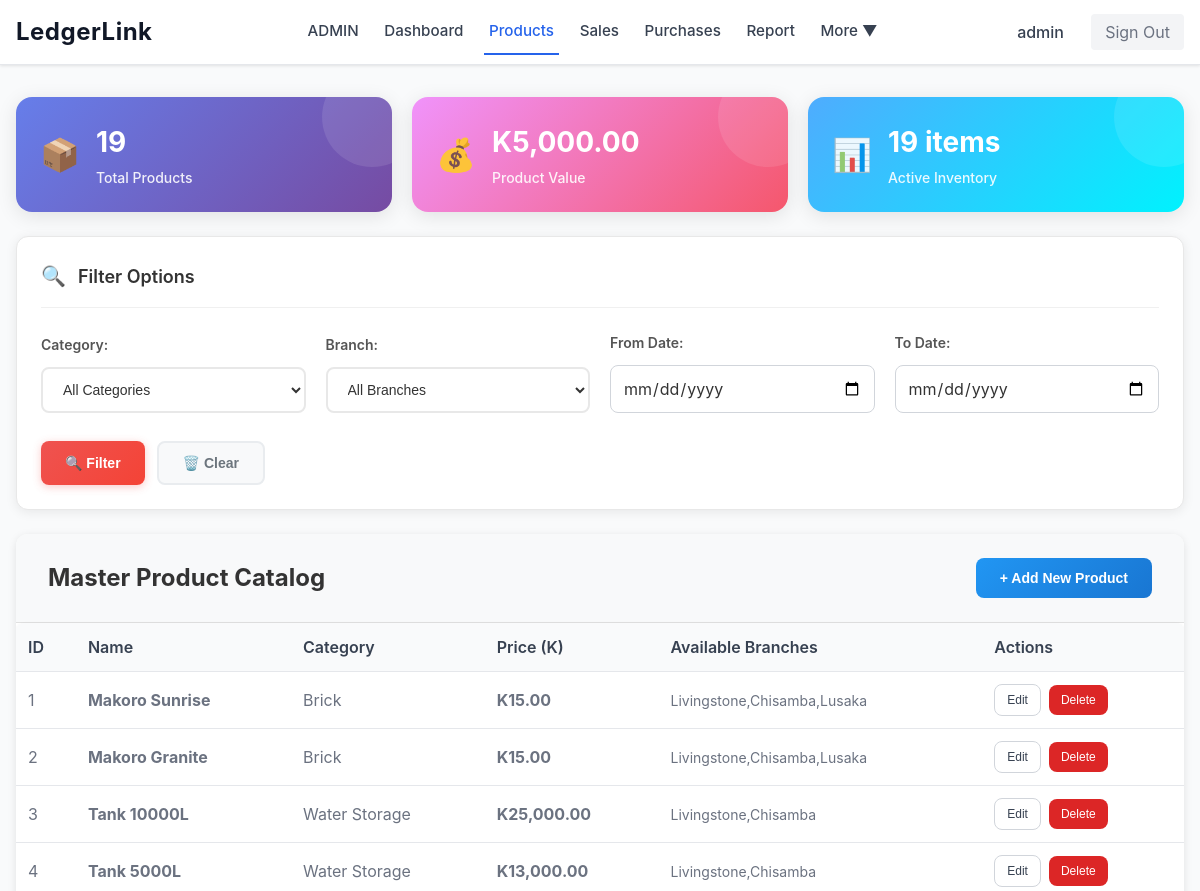
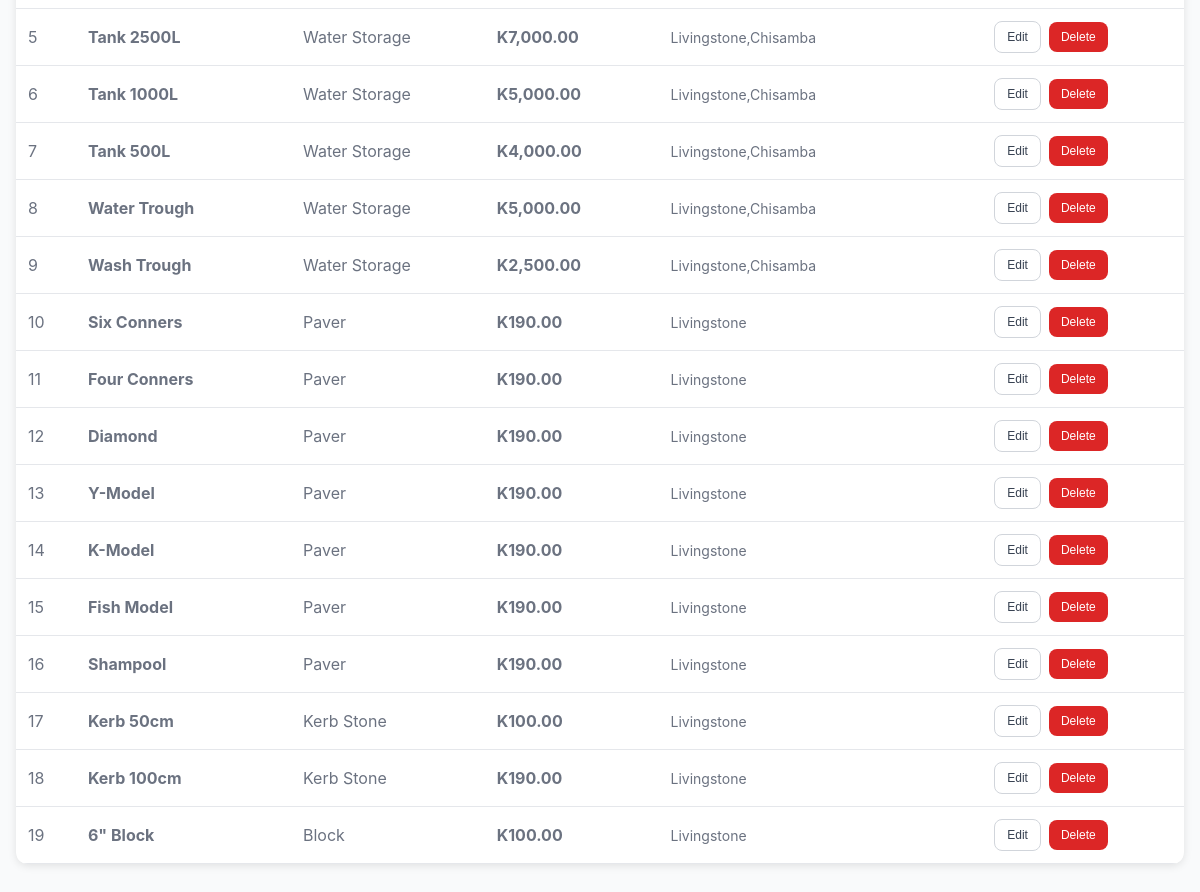
The app's page /products/list.php (signed in) with its own data (2 pictures, top to bottom).
### tables this page shows
CREATE TABLE IF NOT EXISTS products (
    id INT AUTO_INCREMENT PRIMARY KEY,
    name VARCHAR(100) NOT NULL,
    category VARCHAR(50) NOT NULL,
    price DECIMAL(10,2) NOT NULL,
    branches TEXT NOT NULL,
    created_at TIMESTAMP DEFAULT CURRENT_TIMESTAMP
);

### products/list.php (the view, shortened to what this page needs)
<?php
$conn = getDbConnection();
$result = $conn->query('SELECT id, name, category, price, branches FROM products ORDER BY id ASC');
$currentPage = 'products';
?>
<?php include '../includes/header.php'; ?>
<div class="stats-grid">
    <?php
    $conn_stats = getDbConnection();
    $total_products = $conn_stats->query("SELECT COUNT(*) as count FROM products")->fetch_assoc()['count'];
    $categories = $conn_stats->query("SELECT COUNT(DISTINCT category) as count FROM products")->fetch_assoc()['count'];
    $active_products = $total_products;
    ?>
    <div class="stat-card purple">
        <div class="stat-icon">📦</div>
        <div class="stat-content">
            <div class="stat-number"><?php echo $total_products; ?></div>
            <div class="stat-label">Total Products</div>
        </div>
    </div>
    <div class="stat-card pink">
        <div class="stat-icon">💰</div>
        <div class="stat-content">
            <div class="stat-number">K<?php echo number_format($categories * 1000, 2); ?></div>
            <div class="stat-label">Product Value</div>
        </div>
    </div>
    <div class="stat-card blue">
        <div class="stat-icon">📊</div>
        <div class="stat-content">
            <div class="stat-number"><?php echo $active_products; ?> items</div>
            <div class="stat-label">Active Inventory</div>
        </div>
    </div>
</div>
<div class="filter-options-card">
    <div class="filter-header">
        <span class="filter-icon">🔍</span>
        <h3 class="filter-title">Filter Options</h3>
    </div>
    <div class="filter-content">
        <div class="filter-row">
            <div class="filter-group">
                <label class="filter-label">Category:</label>
                <select class="filter-select" id="categoryFilter">
                    <option value="">All Categories</option>
                </select>
            </div>
            <div class="filter-group">
                <label class="filter-label">Branch:</label>
                <select class="filter-select" id="branchFilter">
                    <option value="">All Branches</option>
                </select>
            </div>
            <div class="filter-group">
                <label class="filter-label">From Date:</label>
                <input type="date" class="filter-date" id="fromDate" placeholder="dd/mm/yyyy">
            </div>
            <div class="filter-group">
                <label class="filter-label">To Date:</label>
                <input type="date" class="filter-date" id="toDate" placeholder="dd/mm/yyyy">
            </div>
        </div>
        <div class="filter-actions">
            <button class="filter-btn" onclick="applyFilters()">🔍 Filter</button>
            <button class="clear-btn" onclick="clearFilters()">🗑️ Clear</button>
        </div>
    </div>
</div>
<div class="products-container">
    <div class="products-header">
        <h2 class="products-title">Master Product Catalog</h2>
        <button class="add-product-btn" onclick="showAddProductModal()">
            + Add New Product
        </button>
    </div>
<div class="table-container">
    <table class="table">
        <thead>
            <tr>
                <th>ID</th>
                <th>Name</th>
                <th>Category</th>
                <th>Price (K)</th>
                <th>Available Branches</th>
                <th>Actions</th>
            </tr>
        </thead>
        <tbody>
            <?php while ($row = $result->fetch_assoc()): ?>
                <tr>
                    <td><?php echo $row['id']; ?></td>
                    <td class="font-bold"><?php echo htmlspecialchars($row['name']); ?></td>
                    <td><?php echo htmlspecialchars($row['category']); ?></td>
                    <td class="text-green font-bold">K<?php echo number_format($row['price'], 2); ?></td>
                    <td class="text-sm"><?php echo htmlspecialchars($row['branches']); ?></td>
                    <td>
                        <div class="action-buttons">
                            <?php
                            $editData = [
                                "type" => "Product",
                                "url" => "edit_handler.php",
                                "id" => $row['id'],
                                "fields" => [
                                    [
                                        "name" => "name",
                                        "label" => "Product Name",
                                        "type" => "text",
                                        "required" => true,
                                        "value" => $row['name']
                                    ],
                                    [
                                        "name" => "category",
                                        "label" => "Category",
                                        "type" => "select",
                                        "required" => true,
                                        "value" => $row['category'],
                                        "options" => [
                                            ["value" => "Brick", "text" => "Brick"],
                                            ["value" => "Water Storage", "text" => "Water Storage"],
                                            ["value" => "Paver", "text" => "Paver"],
                                            ["value" => "Kerb Stone", "text" => "Kerb Stone"],
                                            ["value" => "Block", "text" => "Block"]
                                        ]
                                    ],
                                    [
                                        "name" => "price",
                                        "label" => "Price (K)",
                                        "type" => "number",
                                        "step" => "0.01",
                                        "required" => true,
                                        "value" => $row['price']
                                    ],
                                    [
                                        "name" => "branches",
                                        "label" => "Available Branches",
                                        "type" => "text",
                                        "required" => true,
                                        "value" => $row['branches']
                                    ]
                                ]
                            ];
                            $deleteData = [
                                "type" => "Product",
                                "name" => $row['name'],
                                "url" => "delete_handler.php",
                                "id" => $row['id']
                            ];
                            ?>
                            <button class="btn btn-outline btn-sm" data-modal-edit='<?php echo json_encode($editData, JSON_HEX_APOS | JSON_HEX_QUOT); ?>'>Edit</button>
                            <button class="btn btn-danger btn-sm" data-modal-delete='<?php echo json_encode($deleteData, JSON_HEX_APOS | JSON_HEX_QUOT); ?>'>Delete</button>
                        </div>
                    </td>
                </tr>
            <?php endwhile; ?>
        </tbody>
    </table>
</div>
<?php include '../includes/footer.php'; ?>

### includes/header.php (shortened to what this page needs)
<!DOCTYPE html>
<html lang="en">
<head>
</head>
<body>
    <nav class="nav">
    <div class="nav-container">
        <a href="../public/dashboard.php" class="nav-brand">LedgerLink</a>
        <div class="nav-links">
            <a href="../users/list.php" class="nav-link <?php echo ($currentPage ?? '') == 'admin' ? 'active' : ''; ?>">ADMIN</a>
            <a href="../public/dashboard.php" class="nav-link <?php echo ($currentPage ?? '') == 'dashboard' ? 'active' : ''; ?>">Dashboard</a>
            <a href="../products/list.php" class="nav-link <?php echo ($currentPage ?? '') == 'products' ? 'active' : ''; ?>">Products</a>
            <a href="../sales/list.php" class="nav-link <?php echo ($currentPage ?? '') == 'sales' ? 'active' : ''; ?>">Sales</a>
            <a href="../purchases/list.php" class="nav-link <?php echo ($currentPage ?? '') == 'purchases' ? 'active' : ''; ?>">Purchases</a>
            <a href="../reports/daily.php" class="nav-link <?php echo ($currentPage ?? '') == 'reports' ? 'active' : ''; ?>">Report</a>
            <div class="dropdown">
                <a href="#" class="nav-link dropdown-toggle" onclick="toggleDropdown(event)">More ▼</a>
            </div>
        </div>
        <div class="nav-right">
            <?php if (isset($_SESSION['username'])): ?>
                <span class="nav-user"><?php echo htmlspecialchars($_SESSION['username']); ?></span>
                <a href="../public/logout.php" class="nav-logout">Sign Out</a>
            <?php endif; ?>
        </div>
    </div>
</nav>
    <div class="main-container">

### includes/footer.php
    </div>
</body>
</html>

### includes/header.php (style rules this page uses)
* { margin: 0; padding: 0; box-sizing: border-box; }
body { font-family: -apple-system, BlinkMacSystemFont, 'Segoe UI', Roboto, sans-serif; background-color: #f9fafb; min-height: 100vh; line-height: 1.5; }
.nav { background: white; box-shadow: 0 1px 3px rgba(0,0,0,0.1); border-bottom: 1px solid #e5e7eb; }
.nav-container { max-width: 1200px; margin: 0 auto; padding: 0 1rem; display: flex; align-items: center; height: 64px; position: relative; justify-content: space-between; }
.nav-links { display: flex; align-items: center; gap: 1rem; flex: 1; justify-content: center; min-width: 0; z-index: 1; }
.nav-brand { position: static; left: unset; transform: none; font-size: 1.5rem; font-weight: 700; color: #111827; text-decoration: none; letter-spacing: 0.5px; white-space: nowrap; z-index: 2; margin-right: 2rem; pointer-events: auto; }
.nav-right { display: flex; align-items: center; gap: 1.2rem; margin-left: auto; white-space: nowrap; z-index: 2; }
.nav-link { text-decoration: none; color: #374151; font-size: 0.95rem; font-weight: 500; padding: 0.7rem 0.3rem 0.6rem 0.3rem; border-bottom: 2px solid transparent; transition: color 0.2s, border-bottom 0.2s; background: none; white-space: nowrap; }
.nav-link.active { color: #2563eb; border-bottom: 2.5px solid #2563eb; background: none; }
.dropdown { position: relative; display: inline-flex; align-items: center; }
.dropdown-toggle { position: relative; padding-right: 1.2em; }
.dropdown-toggle::after { content: ''; font-size: 0.7em; margin-left: 0.3em; position: static; vertical-align: middle; }
.nav-user { font-size: 1rem; color: #374151; font-weight: 500; padding-right: 0.5rem; white-space: nowrap; }
.nav-logout { text-decoration: none; font-size: 1rem; color: #6b7280; background: #f3f4f6; border-radius: 4px; padding: 6px 14px; transition: background 0.2s, color 0.2s; white-space: nowrap; }
.main-container { max-width: 1200px; margin: 0 auto; padding: 2rem 1rem; }
.table-container { background: white; border-radius: 0.5rem; box-shadow: 0 1px 3px rgba(0,0,0,0.1); overflow: hidden; }
.table { width: 100%; border-collapse: collapse; }
.table th { background: #f9fafb; padding: 0.75rem; text-align: left; font-weight: 600; color: #374151; border-bottom: 1px solid #e5e7eb; }
.table td { padding: 0.75rem; border-bottom: 1px solid #e5e7eb; color: #6b7280; }
label { display: block; font-size: 0.875rem; font-weight: 500; color: #374151; margin-bottom: 0.5rem; }
input[type="text"], input[type="email"], input[type="password"], input[type="number"], input[type="date"], select, textarea { width: 100%; padding: 0.75rem; border: 1px solid #d1d5db; border-radius: 0.5rem; font-size: 1rem; transition: border-color 0.2s, box-shadow 0.2s; }
.btn { display: inline-block; padding: 0.75rem 1rem; border-radius: 0.5rem; font-size: 0.875rem; font-weight: 500; text-decoration: none; text-align: center; border: none; cursor: pointer; transition: all 0.2s; }
.btn-danger { background: #dc2626; color: white; }
.btn-outline { background: white; color: #374151; border: 1px solid #d1d5db; }
.btn-sm { padding: 0.5rem 0.75rem; font-size: 0.75rem; }
.action-buttons { display: flex; gap: 0.5rem; align-items: center; }
.action-buttons .btn { padding: 0.5rem 0.75rem; font-size: 0.75rem; }
.font-bold { font-weight: 700; }
.text-sm { font-size: 0.875rem; }
.text-green { color: #059669; }

### records on screen
products: id "1", name "Makoro Sunrise", category "Brick", price "15.00", branches "Livingstone,Chisamba,Lusaka"
products: id "2", name "Makoro Granite", category "Brick", price "15.00", branches "Livingstone,Chisamba,Lusaka"
products: id "3", name "Tank 10000L", category "Water Storage", price "25,000.00", branches "Livingstone,Chisamba"
products: id "4", name "Tank 5000L", category "Water Storage", price "13,000.00", branches "Livingstone,Chisamba"
products: id "5", name "Tank 2500L", category "Water Storage", price "7,000.00", branches "Livingstone,Chisamba"
products: id "6", name "Tank 1000L", category "Water Storage", price "5,000.00", branches "Livingstone,Chisamba"
products: id "7", name "Tank 500L", category "Water Storage", price "4,000.00", branches "Livingstone,Chisamba"
products: id "8", name "Water Trough", category "Water Storage", price "5,000.00", branches "Livingstone,Chisamba"
products: id "9", name "Wash Trough", category "Water Storage", price "2,500.00", branches "Livingstone,Chisamba"
products: id "10", name "Six Conners", category "Paver", price "190.00", branches "Livingstone"
products: id "11", name "Four Conners", category "Paver", price "190.00", branches "Livingstone"
products: id "12", name "Diamond", category "Paver", price "190.00", branches "Livingstone"
products: id "13", name "Y-Model", category "Paver", price "190.00", branches "Livingstone"
products: id "14", name "K-Model", category "Paver", price "190.00", branches "Livingstone"
products: id "15", name "Fish Model", category "Paver", price "190.00", branches "Livingstone"
products: id "16", name "Shampool", category "Paver", price "190.00", branches "Livingstone"
products: id "17", name "Kerb 50cm", category "Kerb Stone", price "100.00", branches "Livingstone"
products: id "18", name "Kerb 100cm", category "Kerb Stone", price "190.00", branches "Livingstone"
products: id "19", name "6\" Block", category "Block", price "100.00", branches "Livingstone"

### other values on screen
$_SESSION['username'] "admin"
$total_products "19"
$categories * 1000 "5,000.00"
$active_products "19"
